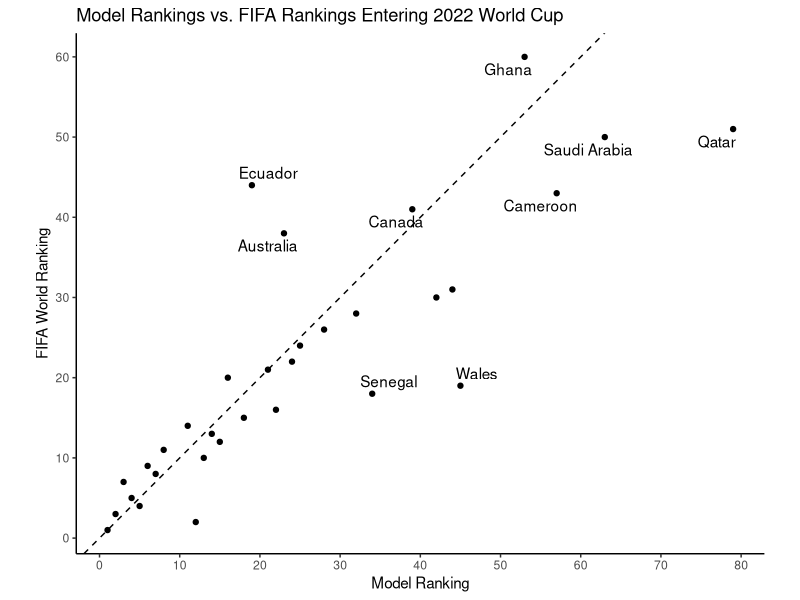

This figure's R source:
library(tidyverse)

fifa <- read_csv("FifaRankingsPreWC.csv")
preds <- read_csv("WorldCup2022Predictions.csv")
ranks_raw <- read_csv("ModelRankings.csv")

ranks <- ranks_raw %>%
  arrange(-net_effect) %>%
  mutate(ModelRank = row_number())

rank_merge <- inner_join(ranks, fifa, by = c("team" = "PredName")) %>%
  select(team, ModelRank, FifaRank)

model_eval <- preds %>%
  left_join(rank_merge, by = c("team" = "team")) %>%
  left_join(rank_merge, by = c("opponent" = "team"), suffix = c("Team","Opp")) %>%
  select(team, opponent, result, score, opp_score, contains("is"), contains("Rank")) %>%
  mutate(is_higher_fifa = as.numeric(FifaRankTeam < FifaRankOpp),
         is_higher_model = as.numeric(ModelRankTeam < ModelRankOpp))

table(model_eval$is_higher_fifa, model_eval$is_higher_model)

library(ggrepel)

ggplot(rank_merge, aes(x = ModelRank, y = FifaRank)) +
  geom_point() +
  coord_equal() +
  geom_abline(linetype = "dashed") +
  theme_classic() +
  geom_text_repel(aes(label = team), max.overlaps = 1, seed = 4133) +
  scale_x_continuous(breaks = seq(0,80,10)) +
  scale_y_continuous(breaks = seq(0,60,10)) +
  labs(x = "Model Ranking", y = "FIFA World Ranking",
       title = "Model Rankings vs. FIFA Rankings Entering 2022 World Cup")
